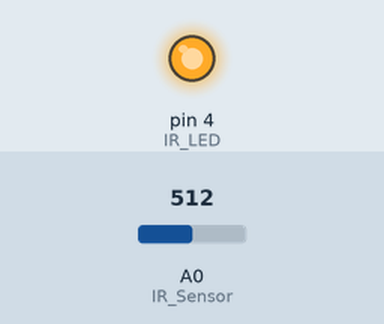
Bench run of a sketch on a simulated Arduino Uno, built with avr-gcc and run on an emulated ATmega328P. Shown: output pins drawn as LEDs (lit = HIGH). The test bench sets the inputs (shaded band); at power-on: A0 (IR_Sensor) = 512. What the sketch prints to the serial monitor is not drawn.

Above: at 0.1 s.
Timing chart, 0 to 1.6 s (numbered marks = the images above):
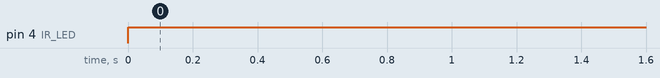

Measured:
- by itself, pin 4 (IR_LED): LOW → HIGH at 0.00 s

The sketch:

Infrared_Sensor.ino
```cpp
int IR_Sensor = A0;
int IR_LED = 4;
int x,y,z;
void setup() {
    Serial.begin(9600);
    pinMode(IR_Sensor, INPUT);
    pinMode(IR_LED, OUTPUT);

}

void loop() {
    digitalWrite(IR_LED, HIGH);
    delay(10);
    x = analogRead(IR_Sensor);
    /*
    digitalWrite(IR_LED, LOW);
    delay(1);
    y = analogRead(IR_Sensor);

    z = x-y;
*/
    Serial.print(x);
    /*Serial.print("\t");
    Serial.print(y);
    Serial.print("\t");
    Serial.print(z);*/
    //Serial.println();
    Serial.print("\n");
}
```
